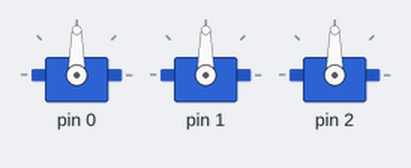
A sketch run on a simulated Arduino Uno, built with avr-gcc and run on an emulated ATmega328P. Shown: 3 × servo.

Above: at 0.05 s.
At 2.0 s:
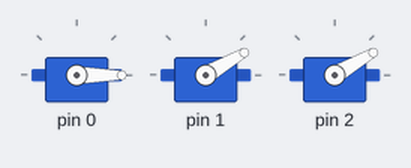
At 4.0 s:
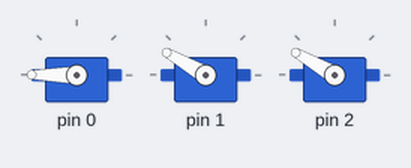
Timing chart, 0 to 5.2 s (numbered marks = the images above):
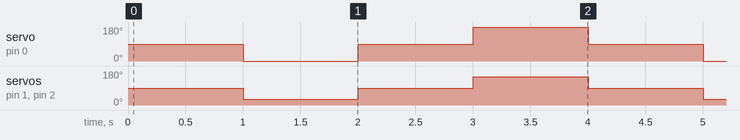

Measured:
- by itself, servo on pin 0: repeats every 4.0 s: 90° 1.0 s, 180° 1.0 s, 90° 1.0 s, 0° 1.0 s
- by itself, servo on pin 1, servo on pin 2: repeats every 4.0 s: 90° 1.0 s, 150° 1.0 s, 90° 1.0 s, 30° 1.0 s

The sketch:

Lesson06.ino
```cpp
// 対象ボード: Seeed XIAO nRF52840

#include <Servo.h>

Servo servo[3];

void setup() {
  servo[0].attach(0); // D0
  servo[1].attach(1); // D1
  servo[2].attach(2); // D2
}

void loop() {
  servo[0].write(90);
  servo[1].write(90);
  servo[2].write(90);
  delay(1000);

  servo[0].write(0);
  servo[1].write(30);
  servo[2].write(30);
  delay(1000);

  servo[0].write(90);
  servo[1].write(90);
  servo[2].write(90);
  delay(1000);

  servo[0].write(180);
  servo[1].write(150);
  servo[2].write(150);
  delay(1000);
}
```
